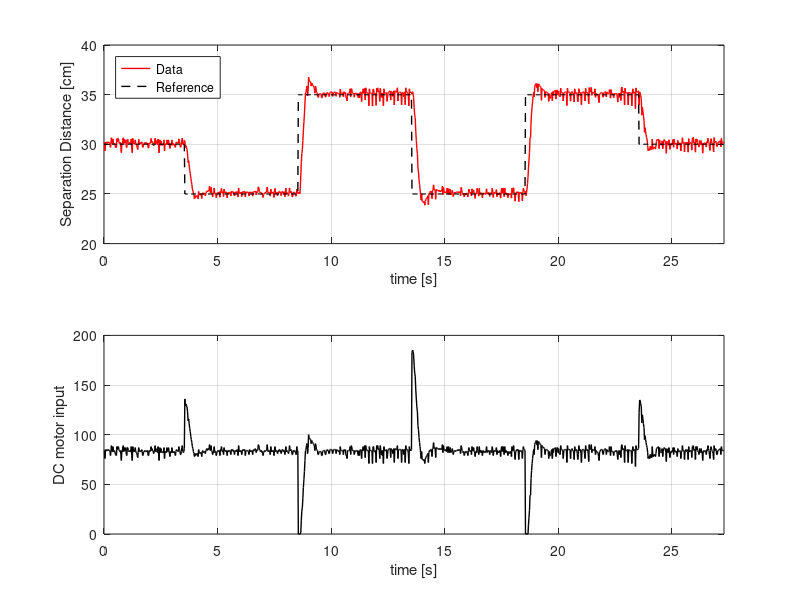

Recreate this plot in MATLAB.
%% Tracking results
%
%% Loading raw data
%

clear ; close all ; clc

% Distance front sensor
dataRaw = load('trackingData.csv');

distRaw  = dataRaw(:,1);    % Distance measured with front sensor
refRaw   = dataRaw(:,2);    % Reference value of dc motor Arduino
inputRaw   = dataRaw(:,3);    % Input value of dc motor Arduino
timeRaw  = dataRaw(:,4);    % Time in milli seconds

%% Crop
timeStart = 300;       % This is verified graphically
timeEnd	  = 1500;        % this is in Arduino code

distCrop  = distRaw(timeStart:timeEnd);
refCrop   = refRaw(timeStart:timeEnd);
inputCrop = inputRaw(timeStart:timeEnd);
timeCrop  = timeRaw(timeStart:timeEnd);

% Resetting time to zero.
timeCrop = timeCrop - timeCrop(1);

% Resultado
figure
set(gcf,'Units','centimeters','Position',[0 0 16 8])
subplot(2,1,1)
    grid on ; box on ; hold on
    set(gca,'xlim',[timeCrop(1) timeCrop(end)]/1000)
    plot(timeCrop/1000,distCrop,'r','linewidth',1)
    plot(timeCrop/1000,refCrop,'k--','linewidth',1)
    xlabel('time [s]')
    ylabel('Separation Distance [cm]')
    legend('Data','Reference','location','NorthWest')
subplot(2,1,2)
    grid on ; box on ; hold on
    set(gca,'xlim',[timeCrop(1) timeCrop(end)]/1000)
    plot(timeCrop/1000,inputCrop,'k','linewidth',1)
    xlabel('time [s]')
    ylabel('DC motor input')

print(gcf,'-dpng','illustrationsCode/trackingResults.png')

